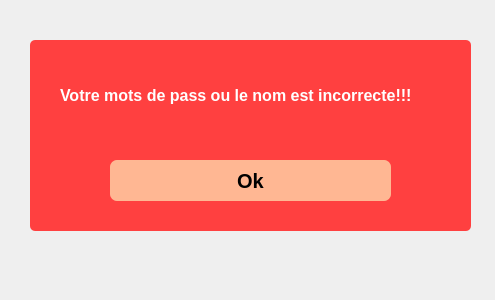
<?xml version="1.0" encoding="UTF-8"?>
<ui version="4.0">
 <class>erreur</class>
 <widget class="QWidget" name="erreur">
  <property name="geometry">
   <rect>
    <x>0</x>
    <y>0</y>
    <width>495</width>
    <height>300</height>
   </rect>
  </property>
  <property name="windowTitle">
   <string>Form</string>
  </property>
  <widget class="QWidget" name="widget" native="true">
   <property name="geometry">
    <rect>
     <x>30</x>
     <y>40</y>
     <width>441</width>
     <height>191</height>
    </rect>
   </property>
   <property name="styleSheet">
    <string notr="true">background-color: rgb(255, 64, 64);
border-radius: 5px;</string>
   </property>
   <widget class="QLabel" name="label">
    <property name="geometry">
     <rect>
      <x>30</x>
      <y>30</y>
      <width>391</width>
      <height>51</height>
     </rect>
    </property>
    <property name="font">
     <font>
      <pointsize>12</pointsize>
      <weight>75</weight>
      <bold>true</bold>
     </font>
    </property>
    <property name="styleSheet">
     <string notr="true">color: rgb(255, 255, 255);
</string>
    </property>
    <property name="text">
     <string>Votre mots de pass ou le nom est incorrecte!!!</string>
    </property>
   </widget>
   <widget class="QPushButton" name="pushButton_2">
    <property name="geometry">
     <rect>
      <x>80</x>
      <y>120</y>
      <width>281</width>
      <height>41</height>
     </rect>
    </property>
    <property name="font">
     <font>
      <pointsize>15</pointsize>
      <weight>75</weight>
      <bold>true</bold>
     </font>
    </property>
    <property name="styleSheet">
     <string notr="true">QPushButton {
    background-color: rgb(255, 183, 147);
    border-radius: 7px;
}

QPushButton:hover {
    background-color: rgb(255, 60, 34);
}

QPushButton:pressed {
    background-color: rgb(255, 255, 255);
}
</string>
    </property>
    <property name="text">
     <string>Ok</string>
    </property>
   </widget>
  </widget>
 </widget>
 <resources/>
 <connections/>
</ui>
